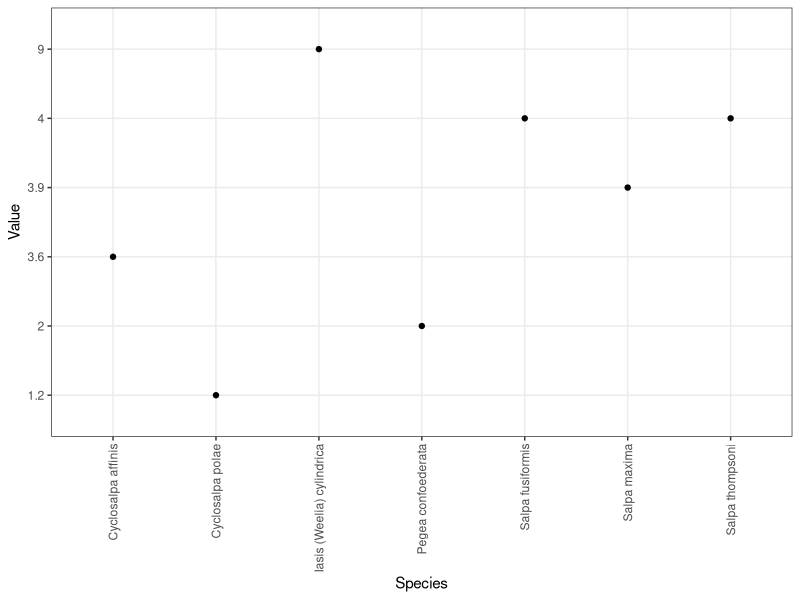
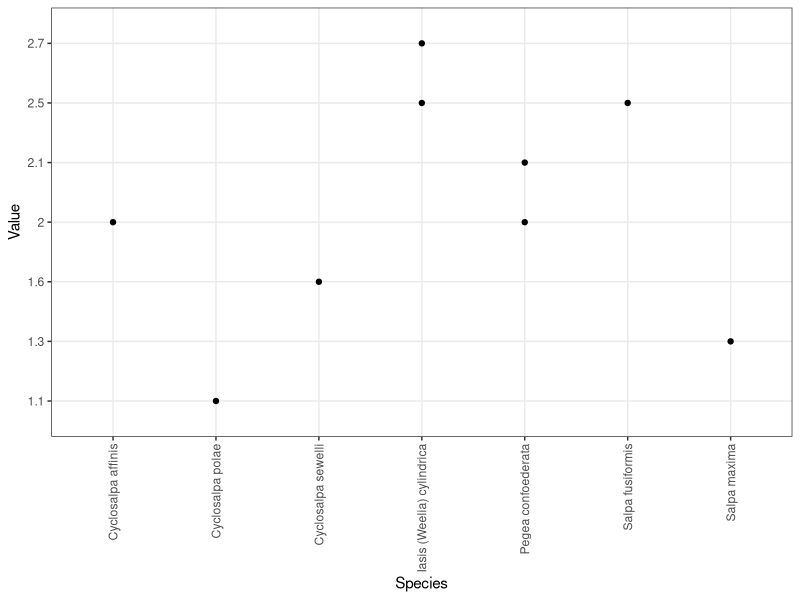
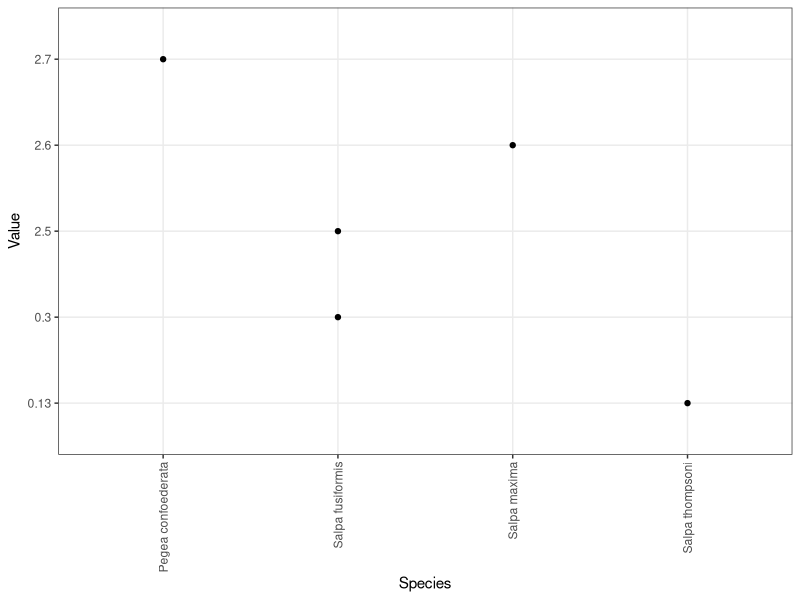

The R source for these figures, in order: (Note: this script raises an error after producing the figures.)
library(tidyverse)
library(ape)
library(phytools)
library(reshape2)

setwd("~/Documents/salp_ecomorphology/")
traits <- read.csv("salplit.tsv", sep="\t", stringsAsFactors = F)

ggplot(traits[which(traits$Variable=="Mean swimming speed cms"),], aes(x = Species, y = Value)) + geom_point() + theme_bw() + theme(axis.text.x = element_text(angle = 90, vjust = 0.5, hjust=1))

ggplot(traits[which(traits$Variable=="Mean pulsation rate Hz"),], aes(x = Species, y = Value)) + geom_point() + theme_bw() + theme(axis.text.x = element_text(angle = 90, vjust = 0.5, hjust=1))

ggplot(traits[which(traits$Variable=="Cost of locomotion J-kg-m"),], aes(x = Species, y = Value)) + geom_point() + theme_bw() + theme(axis.text.x = element_text(angle = 90, vjust = 0.5, hjust=1))

#tree_salp <- read.newick("phylogeny/salps18Saligned.fa.treefile")
tree_salp <- read.newick("phylogeny/chordata18Saligned.fa.treefile")
tree_salp$tip.label <- str_remove_all(tree_salp$tip.label, ".+\\..+?_")
tree_salp$tip.label <- str_replace_all(tree_salp$tip.label, "_", " ")
tree_salp <- drop.tip(tree_salp, c(1:13, 45:52)) #drop outgroups
tree_salp <- drop.tip(tree_salp, c(29,28,24,23,21,20,19,16,12,13,9,7,4)) #drop duplicate species
tree_salp$tip.label[which(tree_salp$tip.label == "Iasis cylindrica")] <- "Iasis (Weelia) cylindrica"

#prune tree by data and make ultrametric
tree_salp_pruned <- drop.tip(tree_salp, which(!(tree_salp$tip.label %in% unique(traits$Species)))) %>% chronos()

pruned_traits <- traits[which(traits$Species %in% tree_salp_pruned$tip.label),]

cast_num <- dcast(pruned_traits[which(pruned_traits$Class=="number"),], Species~Variable, value.var="Value", fun.aggregate = function(x){mean(as.numeric(x), na.rm = T)})

#cast_cat <- dcast(traits[which(traits$Class=="category"),], Species~Variable, value.var="Value", fun.aggregate = unique)

morph <- setNames(pruned_traits[which(pruned_traits$Variable=="Chain architecture"),4], pruned_traits[which(pruned_traits$Variable=="Chain architecture"),1])
simmorph<-make.simmap(tree_salp_pruned,morph,model="ER",nsim=100)
par(ask=F)
obj<-summary(simmorph,plot=FALSE)
cols<-setNames(palette()[1:6],mapped.states(simmorph)[,1])
plot(obj,colors=cols,fsize=0.8,cex=c(0.9,0.5), ftype="i")
add.simmap.legend(colors=cols,x=0, y=4,prompt=FALSE,fsize=0.9,)

for(i in 2:ncol(cast_num)){
  CH_I=as.numeric(cast_num[,i])
  names(CH_I) = cast_num$Species
  CH_I= CH_I[!is.na(CH_I)]
  treeI = drop.tip(tree_salp_pruned,which(!(tree_salp_pruned$tip.label %in% names(CH_I))))
  class(treeI) = "phylo"
  PSIG <- phylosig(treeI, CH_I, test=T)
  print(names(cast_num)[i])
  PSIG$K %>% print()
  PSIG$P %>% print()
  length(CH_I) %>% print()
  #dotTree(treeI,CH_I)
  if(length(CH_I)>4){
    obj<-contMap(treeI,CH_I,plot=FALSE)
    grey<-setMap(obj,c("white","black"))
    par(mfrow=c(1,1))
    plot(grey,lwd=7,legend=2, leg.txt=names(cast_num)[i], fsize=c(1,0.5))
  }
}
